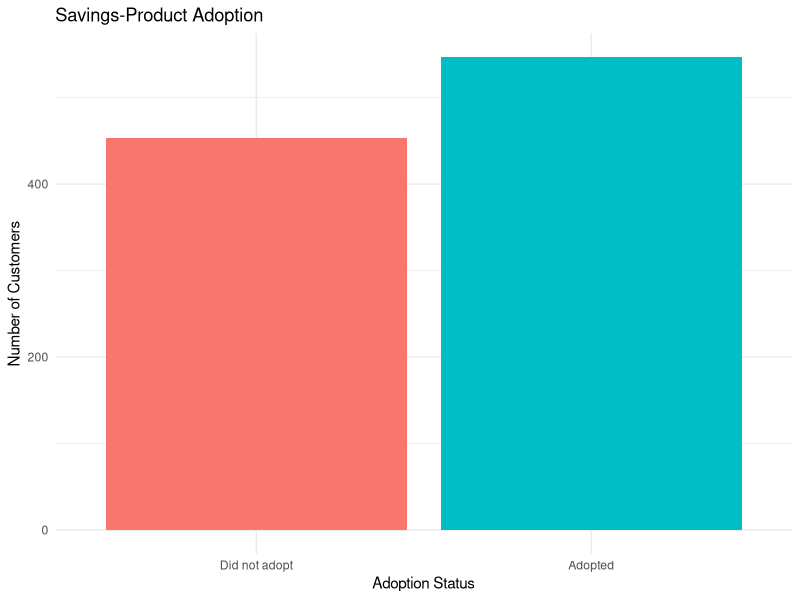
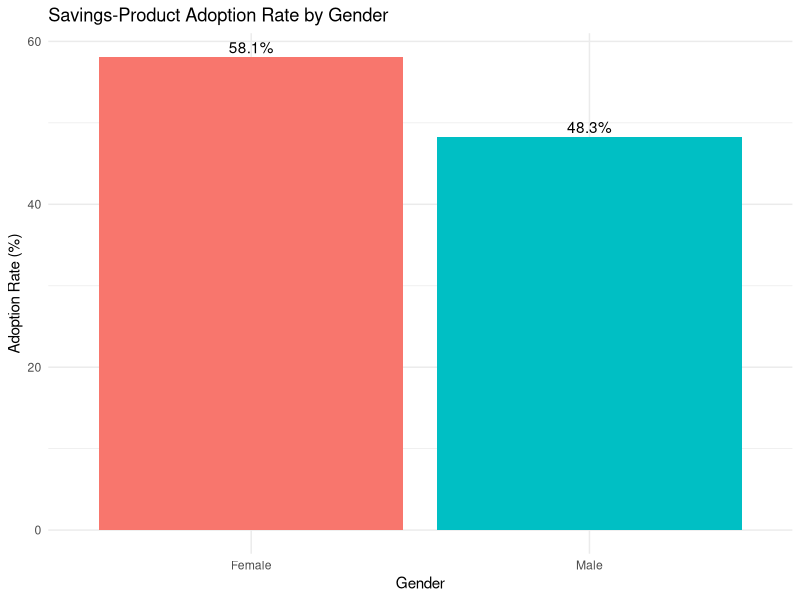
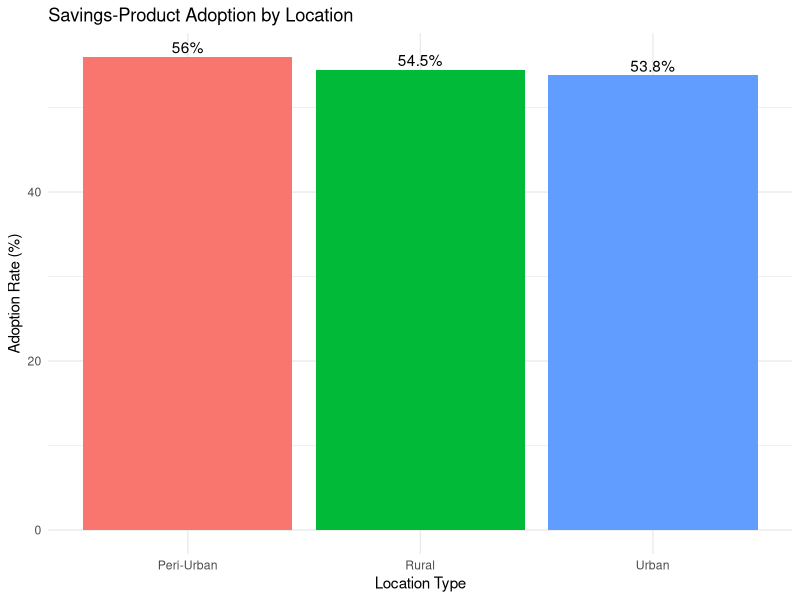
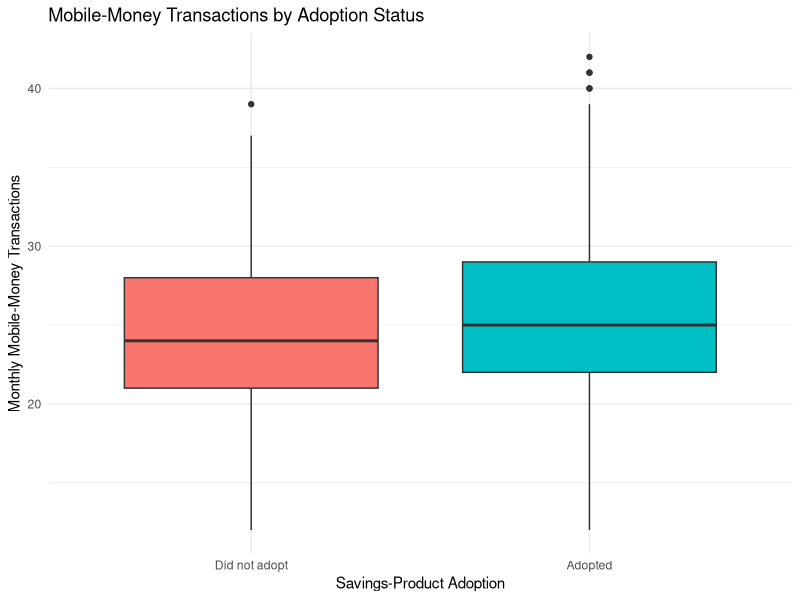
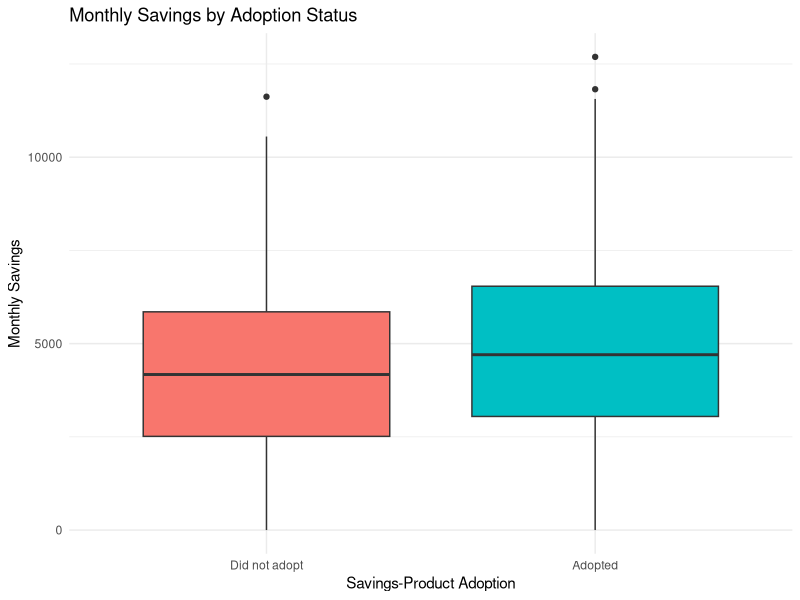
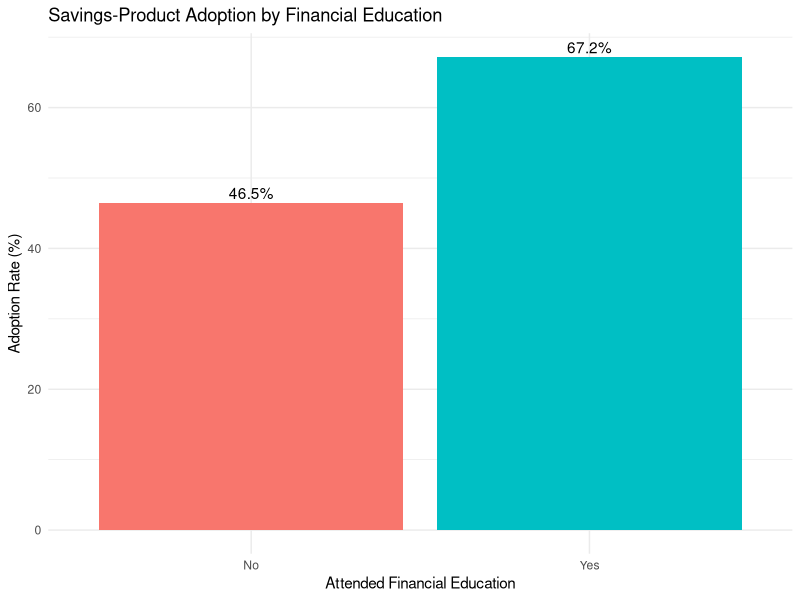
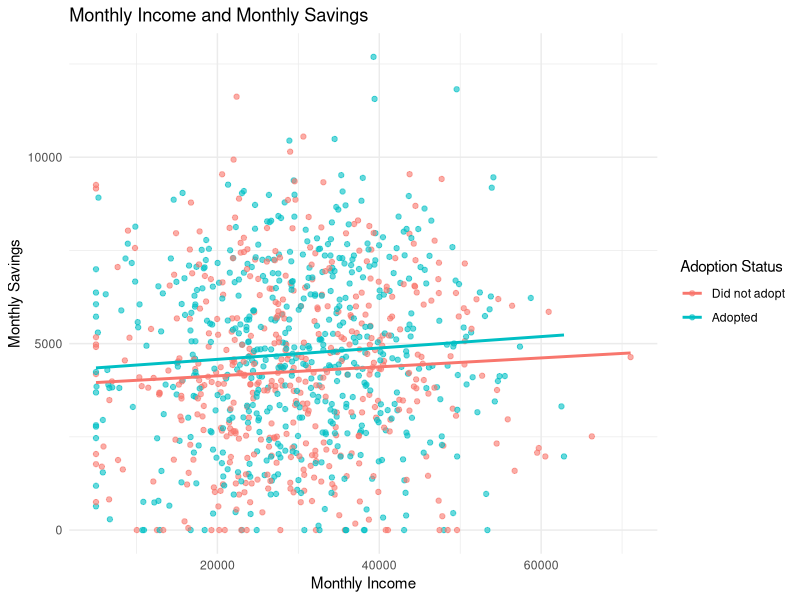
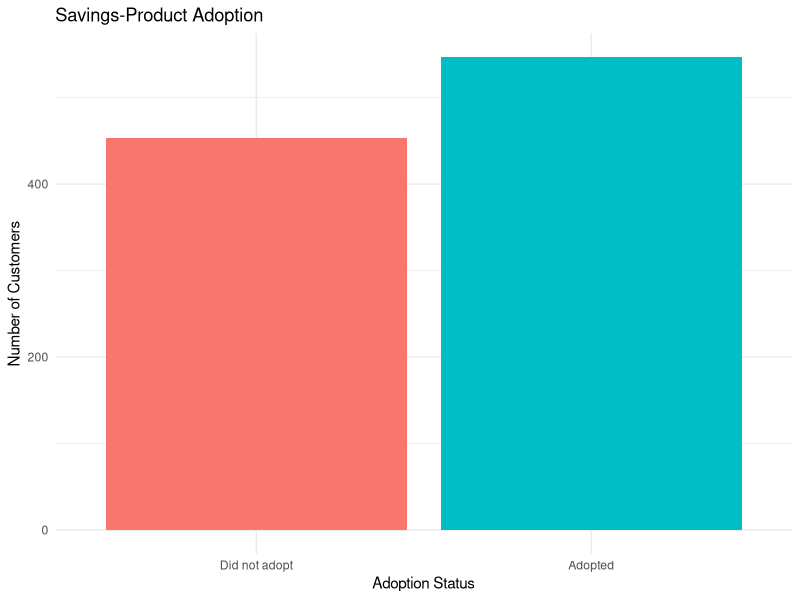

The R script that drew these images, in order:
# Digital Financial Inclusion Predictor
# Step 4: Exploratory Data Analysis and Visualizations

library(tidyverse)

# Create the images folder if it does not already exist
dir.create("images", showWarnings = FALSE)

# Load the cleaned dataset
customers <- read_csv(
  "data/processed/customers_clean.csv",
  show_col_types = FALSE
)

# Inspect the dataset
glimpse(customers)

# Create readable labels for the target variable
customers <- customers %>%
  mutate(
    adoption_status = factor(
      adopted_savings_product,
      levels = c(0, 1),
      labels = c("Did not adopt", "Adopted")
    )
  )

# --------------------------------------------------
# 1. Overall adoption summary
# --------------------------------------------------

adoption_summary <- customers %>%
  count(adopted_savings_product) %>%
  mutate(
    percentage = round(n / sum(n) * 100, 1)
  )

print(adoption_summary)

# --------------------------------------------------
# 2. Overall savings-product adoption plot
# --------------------------------------------------

adoption_plot <- ggplot(
  customers,
  aes(x = adoption_status, fill = adoption_status)
) +
  geom_bar() +
  labs(
    title = "Savings-Product Adoption",
    x = "Adoption Status",
    y = "Number of Customers"
  ) +
  theme_minimal() +
  theme(legend.position = "none")

print(adoption_plot)

ggsave(
  "images/overall_adoption.png",
  adoption_plot,
  width = 7,
  height = 5
)

# --------------------------------------------------
# 3. Adoption by gender
# --------------------------------------------------

gender_adoption <- customers %>%
  group_by(gender) %>%
  summarise(
    customers = n(),
    adopters = sum(adopted_savings_product),
    adoption_rate = round(
      mean(adopted_savings_product) * 100,
      1
    ),
    .groups = "drop"
  )

print(gender_adoption)

gender_plot <- ggplot(
  gender_adoption,
  aes(
    x = gender,
    y = adoption_rate,
    fill = gender
  )
) +
  geom_col() +
  geom_text(
    aes(label = paste0(adoption_rate, "%")),
    vjust = -0.3
  ) +
  labs(
    title = "Savings-Product Adoption Rate by Gender",
    x = "Gender",
    y = "Adoption Rate (%)"
  ) +
  theme_minimal() +
  theme(legend.position = "none")

print(gender_plot)

ggsave(
  "images/adoption_by_gender.png",
  gender_plot,
  width = 7,
  height = 5
)

# --------------------------------------------------
# 4. Adoption by location
# --------------------------------------------------

location_adoption <- customers %>%
  group_by(location_type) %>%
  summarise(
    customers = n(),
    adoption_rate = round(
      mean(adopted_savings_product) * 100,
      1
    ),
    .groups = "drop"
  )

print(location_adoption)

location_plot <- ggplot(
  location_adoption,
  aes(
    x = location_type,
    y = adoption_rate,
    fill = location_type
  )
) +
  geom_col() +
  geom_text(
    aes(label = paste0(adoption_rate, "%")),
    vjust = -0.3
  ) +
  labs(
    title = "Savings-Product Adoption by Location",
    x = "Location Type",
    y = "Adoption Rate (%)"
  ) +
  theme_minimal() +
  theme(legend.position = "none")

print(location_plot)

ggsave(
  "images/adoption_by_location.png",
  location_plot,
  width = 7,
  height = 5
)

# --------------------------------------------------
# 5. Mobile-money transactions by adoption status
# --------------------------------------------------

transaction_plot <- ggplot(
  customers,
  aes(
    x = adoption_status,
    y = mobile_money_transactions,
    fill = adoption_status
  )
) +
  geom_boxplot() +
  labs(
    title = "Mobile-Money Transactions by Adoption Status",
    x = "Savings-Product Adoption",
    y = "Monthly Mobile-Money Transactions"
  ) +
  theme_minimal() +
  theme(legend.position = "none")

print(transaction_plot)

ggsave(
  "images/transactions_by_adoption.png",
  transaction_plot,
  width = 7,
  height = 5
)

# --------------------------------------------------
# 6. Monthly savings by adoption status
# --------------------------------------------------

savings_plot <- ggplot(
  customers,
  aes(
    x = adoption_status,
    y = monthly_savings,
    fill = adoption_status
  )
) +
  geom_boxplot() +
  labs(
    title = "Monthly Savings by Adoption Status",
    x = "Savings-Product Adoption",
    y = "Monthly Savings"
  ) +
  theme_minimal() +
  theme(legend.position = "none")

print(savings_plot)

ggsave(
  "images/monthly_savings_by_adoption.png",
  savings_plot,
  width = 7,
  height = 5
)

# --------------------------------------------------
# 7. Adoption by financial education
# --------------------------------------------------

education_adoption <- customers %>%
  group_by(financial_education) %>%
  summarise(
    customers = n(),
    adoption_rate = round(
      mean(adopted_savings_product) * 100,
      1
    ),
    .groups = "drop"
  )

print(education_adoption)

education_plot <- ggplot(
  education_adoption,
  aes(
    x = financial_education,
    y = adoption_rate,
    fill = financial_education
  )
) +
  geom_col() +
  geom_text(
    aes(label = paste0(adoption_rate, "%")),
    vjust = -0.3
  ) +
  labs(
    title = "Savings-Product Adoption by Financial Education",
    x = "Attended Financial Education",
    y = "Adoption Rate (%)"
  ) +
  theme_minimal() +
  theme(legend.position = "none")

print(education_plot)

ggsave(
  "images/adoption_by_education.png",
  education_plot,
  width = 7,
  height = 5
)

# --------------------------------------------------
# 8. Relationship between income and savings
# --------------------------------------------------

income_savings_plot <- ggplot(
  customers,
  aes(
    x = monthly_income,
    y = monthly_savings,
    color = adoption_status
  )
) +
  geom_point(alpha = 0.6) +
  geom_smooth(
    method = "lm",
    se = FALSE
  ) +
  labs(
    title = "Monthly Income and Monthly Savings",
    x = "Monthly Income",
    y = "Monthly Savings",
    color = "Adoption Status"
  ) +
  theme_minimal()

print(income_savings_plot)

ggsave(
  "images/income_vs_savings.png",
  income_savings_plot,
  width = 7,
  height = 5
)

# --------------------------------------------------
# 9. Gender and location summary
# --------------------------------------------------

gender_location_summary <- customers %>%
  group_by(gender, location_type) %>%
  summarise(
    customers = n(),
    adoption_rate = round(
      mean(adopted_savings_product) * 100,
      1
    ),
    average_savings = round(
      mean(monthly_savings),
      0
    ),
    average_transactions = round(
      mean(mobile_money_transactions),
      1
    ),
    .groups = "drop"
  )

print(gender_location_summary)

# --------------------------------------------------
# Completion message
# --------------------------------------------------

cat("\nStep 4 completed successfully.\n")
cat("Charts were saved in the images folder.\n")
